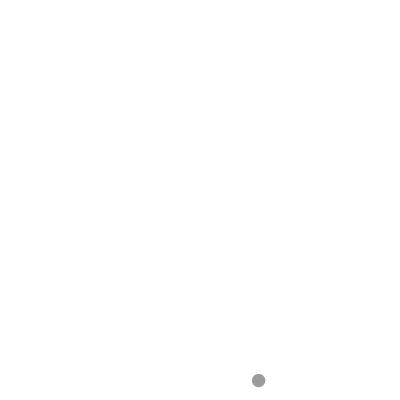
Frame 1 (no input)
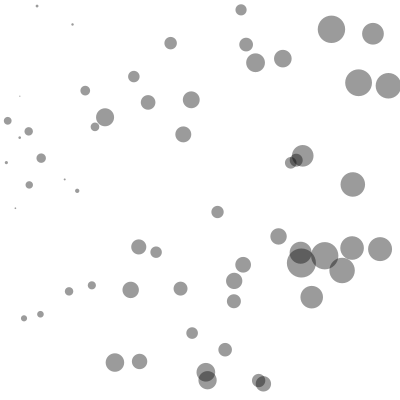
Frame 60 (the mouse pressed at the canvas centre just before this capture)
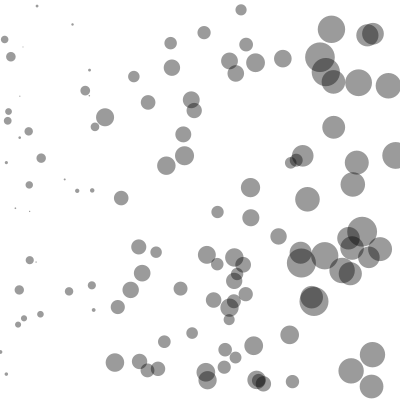
Frame 120 (the mouse held since frame 60 and released just before this capture)

The Processing sketch that drew these frames (run headless with seeded random() and noise(); from frame 60 on, the mouse is pressed at the canvas centre):

// Processing sketch: T2_Bs1
// ── T2_Bs1.pde
// T2.Lab 2. DMP - KP_S26
// Martinez
// Back to Basics. Basics Shapes Example 1

float x;
float size;

void setup() {
  size (400, 400);
  background(255);

  size = 10;
  noStroke();
  fill(0, 100);
}

void draw() {
  x = random(400);
  if (x<100) {
    size = random (1, 10);
  } else if (x > 100 && x < 300) {
    size = random (11, 20);
  } else {
    size = random(21, 30);
  }

  circle(x, random(height), size);
}
